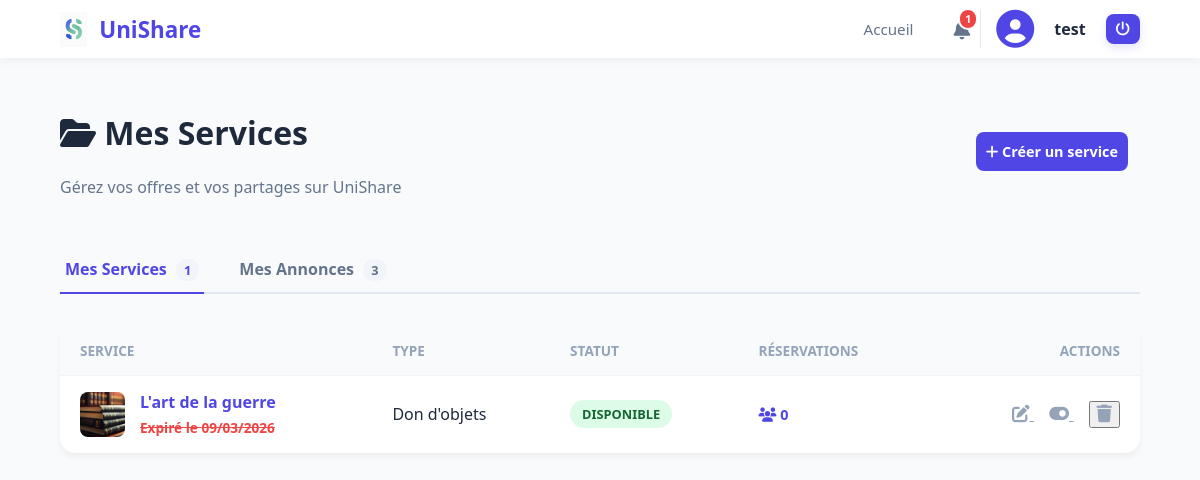
Screenshot of /services/mes-services/ (signed in) with the database file from the repository.
### UniShare/models.py (models this page shows, shortened)
class Annonce(models.Model):
    class Visibilite(models.TextChoices):
        PROMO = "PROMO", "Promo"
        ECOLE = "ECOLE", "Ecole"
        PUBLIC = "PUBLIC", "Public"
    class Categorie(models.TextChoices):
        JOB = "JOB", "Job/Stage/Alternance"
        BONPLAN = "BONPLAN", "Bon plan"
        EVENEMENT = "EVENT", "Evenement"
        AUTRE = "AUTRE", "Autre"
    id_annonce = models.AutoField(primary_key=True)
    titre = models.fields.CharField(max_length=120)
    description = models.fields.TextField()
    categorie = models.fields.CharField(max_length=10, choices=Categorie.choices, default=Categorie.AUTRE)
    visibilite = models.fields.CharField(max_length=6, choices=Visibilite.choices, default=Visibilite.PUBLIC)
    date_creation = models.fields.DateTimeField(auto_now_add=True)
    date_expiration = models.DateTimeField(null=True, blank=True)
    auteur = models.ForeignKey(Etudiant, on_delete=models.CASCADE, related_name="annonces")
    photo = models.ImageField(upload_to="photos/annonces/", blank=True, null=True)
    @property
    def is_expired(self):
        if not self.date_expiration:
            return False
        return self.date_expiration < timezone.now()

class Service(Annonce):
    class StatutService(models.TextChoices):
        DISPONIBLE = "DISPO", "Disponible"
        RESERVE = "RES", "Reserve"
    class TypeService(models.TextChoices):
        TUTORAT = "TUTORAT", "Tutorat"
        COVOIT = "COVOIT", "Covoiturage"
        DON = "DON", "Don d'objets"
        AUTRE = "AUTRE", "Autre"
    id_service = models.AutoField(primary_key=True)
    type_service = models.CharField(max_length=10,choices=TypeService.choices,default=TypeService.AUTRE)
    statut = models.fields.CharField(max_length=5, choices=StatutService.choices, default=StatutService.DISPONIBLE)
    lieu_rencontre = models.fields.CharField(max_length=120, blank=True, null=True)
    date_rencontre = models.DateTimeField(null=True, blank=True)

class Annonce(models.Model):
    class Visibilite(models.TextChoices):
        PROMO = "PROMO", "Promo"
        ECOLE = "ECOLE", "Ecole"
        PUBLIC = "PUBLIC", "Public"
    class Categorie(models.TextChoices):
        JOB = "JOB", "Job/Stage/Alternance"
        BONPLAN = "BONPLAN", "Bon plan"
        EVENEMENT = "EVENT", "Evenement"
        AUTRE = "AUTRE", "Autre"
    id_annonce = models.AutoField(primary_key=True)
    titre = models.fields.CharField(max_length=120)
    description = models.fields.TextField()
    categorie = models.fields.CharField(max_length=10, choices=Categorie.choices, default=Categorie.AUTRE)
    visibilite = models.fields.CharField(max_length=6, choices=Visibilite.choices, default=Visibilite.PUBLIC)
    date_creation = models.fields.DateTimeField(auto_now_add=True)
    date_expiration = models.DateTimeField(null=True, blank=True)
    auteur = models.ForeignKey(Etudiant, on_delete=models.CASCADE, related_name="annonces")
    photo = models.ImageField(upload_to="photos/annonces/", blank=True, null=True)
    @property
    def is_expired(self):
        if not self.date_expiration:
            return False
        return self.date_expiration < timezone.now()

### UniShare/views.py (the view)
# urls.py: path("services/mes-services/", views.mesServices, name="mesServices"),
def mesServices(request):
    redirection = verifier_connexion(request)
    if redirection:
        return redirection
    user_id = request.session['user_id']
    auteur = Etudiant.objects.get(id=user_id)
    services = Service.objects.filter(auteur=auteur)
    annonces = Annonce.objects.filter(auteur=auteur, service__isnull=True)
    return render(request, "UniShare/Service/mesServices.html", {
        "lesservices": services,
        "lesannonces": annonces
    })

### UniShare/utils.py (called while the page is built)
def verifier_connexion(request):
    if 'user_id' not in request.session:
        return HttpResponseRedirect(reverse("connexion"))
    return None

def global_notifications(request):
    nb_notif = 0
    if request.session.get('user_id'):
        try:
            etudiant = Etudiant.objects.get(id=request.session['user_id'])
            notifications = Notification.objects.filter(auteur=etudiant, lu=False).order_by('-date')
            nb_notif = notifications.count()
        except Etudiant.DoesNotExist:
            nb_notif = 0
    return {
        'nb_notif': nb_notif
    }

### UniShare/templates/UniShare/Service/mesServices.html (shortened to what this page needs)
{% extends "UniShare/base.html" %}
{% load static %}
{% block content %}
<main class="dashboard-page">
    <div class="dashboard-header">
        <div>
            <h1><i class="fas fa-folder-open"></i> Mes Services</h1>
            <p class="subtitle">Gérez vos offres et vos partages sur UniShare</p>
        </div>
        <a href="{% url 'creerService' %}" class="btn btn-primary">
            <i class="fas fa-plus"></i> Créer un service
        </a>
    </div>
    <div class="tabs-container">
        <div class="tabs">
            <a href="{% url 'mesServices' %}" class="tab-link active">
                Mes Services <span class="count-badge">{{ lesservices|length }}</span>
            </a>
            <a href="{% url 'mesAnnonces' %}" class="tab-link">
                Mes Annonces <span class="count-badge">{{ lesannonces|length }}</span>
            </a>
        </div>
    </div>
    <section class="publications-list">
        {% if lesservices %}
            <div class="table-container">
                <table class="manage-table">
                    <thead>
                        <tr>
                            <th>Service</th>
                            <th>Type</th>
                            <th>Statut</th>
                            <th>Réservations</th>
                            <th class="text-right">Actions</th>
                        </tr>
                    </thead>
                    <tbody>
                        {% for service in lesservices %}
                        <tr>
                            <td class="td-main">
                                <div class="td-content">
                                    {% if service.photo %}
                                        <img src="{{ service.photo.url }}" class="mini-img">
                                    {% else %}
                                        <div class="mini-img-placeholder"><i class="fas fa-image"></i></div>
                                    {% endif %}
                                    <div>
                                        <a href="{% url 'serviceDetail' service.id_service %}" class="title-link">{{ service.titre }}</a>
                                            {% if service.is_expired %}
                                                <span class="date-expire expired">Expiré le {{ service.date_expiration|date:"d/m/Y" }}</span>
                                            {%else %}
                                                <span class="date-sub">Publié le {{ service.date_creation|date:"d/m/Y" }}</span>
                                            {% endif %}
                                    </div>
                                </div>
                            </td>
                            <td><span class="tag-light">{{ service.get_type_service_display }}</span></td>
                            <td>
                                <span class="status-pill {{ service.statut|lower }}">
                                    {{ service.get_statut_display }}
                                </span>
                            </td>
                            <td>
                                <a href="{% url 'reservationsService' service.id_service %}" class="res-count">
                                    <i class="fas fa-users"></i> {{ service.reservations.count }}
                                </a>
                            </td>
                            <td class="text-right actions-cell">
                                <a href="{% url 'modifierService' service.id_service %}" class="btn-icon" title="Modifier">
                                    <i class="fas fa-edit"></i>
                                </a>
                                <a href="{% url 'changerStatutService' service.id_service %}" class="btn-icon" title="Changer le statut">
                                    <i class="fas fa-toggle-on"></i>
                                </a>
                                <form method="post" action="{% url 'supprimerService' service.id_service %}" style="display:inline">
                                    <button type="submit" class="btn-icon delete confirm-action" data-confirm="Supprimer ce service ?" title="Supprimer">
                                        <i class="fas fa-trash"></i>
                                    </button>
                                </form>
                            </td>
                        </tr>
                        {% endfor %}
                    </tbody>
                </table>
            </div>
        {% else %}
            <div class="empty-dashboard">
                <img src="{% static 'site/empty_box.png' %}" alt="Vide" style="width: 150px; opacity: 0.5;">
                <p>Vous n'avez pas encore publié de service.</p>
                <a href="{% url 'creerService' %}" class="btn-nav primary">Commencer maintenant</a>
            </div>
        {% endif %}
    </section>
</main>
{% endblock %}

### UniShare/static/css/style.css (style rules this page uses)
:root { --primary: #4F46E5; --secondary: #10B981; --text: #1E293B; --white: #ffffff; }
body { margin: 0; font-family: 'Segoe UI', sans-serif; background: #f8fafc; height: 100vh; color: var(--text); }
.btn { padding: 12px 24px; border-radius: 10px; text-decoration: none; font-weight: 600; margin-right: 12px; display: inline-block; color: white; }
.btn-primary { background: var(--primary); }
.subtitle { color: #64748b; font-size: 1rem; }
.btn { padding: 10px; border-radius: 8px; text-decoration: none; font-weight: 600; text-align: center; font-size: 0.9rem; }
.dashboard-page { padding: 2rem 5%; max-width: 1200px; margin: 0 auto; }
.dashboard-header { display: flex; justify-content: space-between; align-items: center; margin-bottom: 2rem; }
.tabs-container { border-bottom: 2px solid #e2e8f0; margin-bottom: 2rem; }
.tabs { display: flex; gap: 30px; }
.tab-link { padding: 12px 5px; text-decoration: none; color: #64748b; font-weight: 600; position: relative; transition: 0.3s; }
.tab-link.active { color: var(--primary); }
.tab-link.active::after { content: ''; position: absolute; bottom: -2px; left: 0; width: 100%; height: 2px; background: var(--primary); }
.count-badge { background: #f1f5f9; padding: 2px 8px; border-radius: 10px; font-size: 0.8rem; margin-left: 5px; }
.table-container { background: white; border-radius: 15px; box-shadow: 0 4px 6px rgba(0,0,0,0.05); overflow: hidden; }
.manage-table { width: 100%; border-collapse: collapse; text-align: left; }
.manage-table th { background: #f8fafc; padding: 15px 20px; font-size: 0.85rem; color: #94a3b8; text-transform: uppercase; }
.manage-table td { padding: 15px 20px; border-top: 1px solid #f1f5f9; vertical-align: middle; }
.td-content { display: flex; align-items: center; gap: 15px; }
.mini-img, .mini-img-placeholder { width: 45px; height: 45px; border-radius: 8px; object-fit: cover; }
.title-link { display: block; font-weight: 700; color: var(--text); text-decoration: none; margin-bottom: 3px; }
.status-pill { padding: 4px 10px; border-radius: 6px; font-size: 0.75rem; font-weight: 800; text-transform: uppercase; }
.status-pill.dispo { background: #dcfce7; color: #166534; }
.res-count { color: var(--primary); text-decoration: none; font-weight: 600; font-size: 0.9rem; }
.text-right { text-align: right; }
.btn-icon { color: #94a3b8; font-size: 1.1rem; margin-left: 15px; transition: 0.3s; }
.date-expire { font-size: 0.85rem; color: #64748b; }
.date-expire.expired { color: #ef4444; font-weight: bold; text-decoration: line-through; }
.td-main .title-link { color: var(--primary); transition: 0.2s; }
.status-pill { padding: 5px 12px; border-radius: 20px; font-size: 0.8rem; font-weight: 700; display: inline-flex; align-items: center; gap: 6px; justify-content: center; }

### rows the page displays
Service: titre "L'art de la guerre", date_expiration "09/03/2026", type_service "Don d'objets", statut "DISPONIBLE", reservations.count "0"

### other values shown
{{ nb_notif }} "1"
{{ request.session.user_prenom }} "test"
{{ lesservices|length }} "1"
{{ lesannonces|length }} "3"
